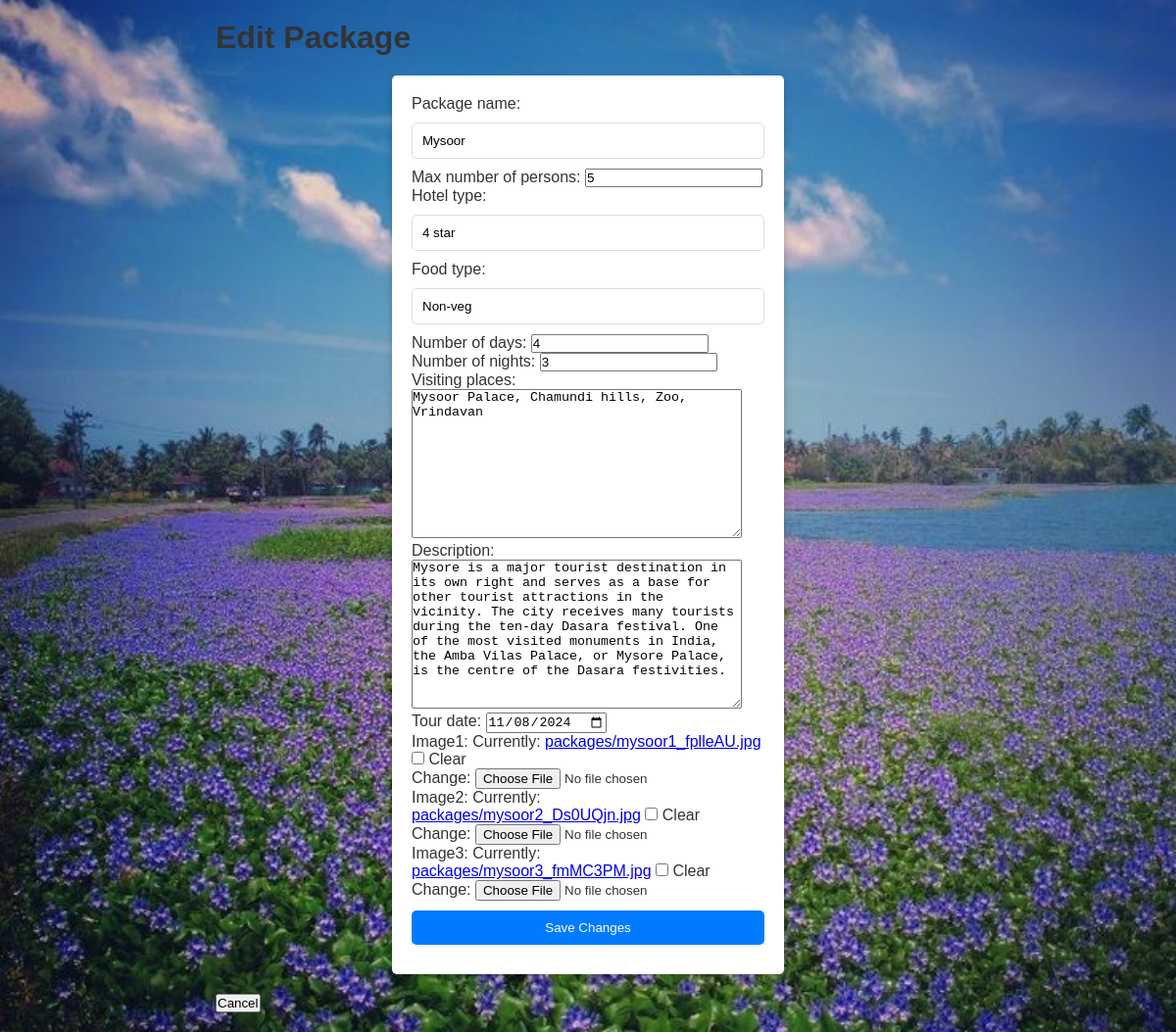
The page /edit_package/5/ (signed in) on the database its author committed.
### travelapp/models.py (models this page shows, shortened)
class TravelPackage(models.Model):
    vendor = models.ForeignKey(User, on_delete=models.CASCADE)
    package_name = models.CharField(max_length=100)
    max_number_of_persons = models.IntegerField()
    hotel_type = models.CharField(max_length=50)
    food_type = models.CharField(max_length=50)
    number_of_days = models.IntegerField()
    number_of_nights = models.IntegerField()
    visiting_places = models.TextField()
    description = models.TextField()
    tour_date = models.DateField()
    is_approved = models.BooleanField(default=False)
    image1 = models.ImageField(upload_to='packages/', null=True, blank=True)
    image2 = models.ImageField(upload_to='packages/', null=True, blank=True)
    image3 = models.ImageField(upload_to='packages/', null=True, blank=True)

### travelapp/views.py (the view)
# urls.py: path('edit_package/<int:package_id>/', views.edit_package, name='edit_package'),
@login_required
def edit_package(request, package_id):
    package = get_object_or_404(TravelPackage, id=package_id, vendor=request.user)
    form = TravelPackageForm(request.POST or None, request.FILES or None, instance=package)
    if form.is_valid():
        form.save()
        messages.success(request, "Package updated successfully.")
        return redirect('vendor_home')
    return render(request, 'edit_package.html', {'form': form, 'package': package})

### travelapp/forms.py
class TravelPackageForm(forms.ModelForm):
    class Meta:
        model = TravelPackage
        fields = [
            'package_name', 'max_number_of_persons', 'hotel_type',
            'food_type', 'number_of_days', 'number_of_nights',
            'visiting_places', 'description', 'tour_date',
            'image1', 'image2', 'image3'
        ]
        widgets = {
            'tour_date': forms.DateInput(attrs={'type': 'date'}),
        }
    def __init__(self, *args, **kwargs):
        super().__init__(*args, **kwargs)
        self.fields['package_name'].required = False  # Make 'package_name' optional in the form
        self.fields['tour_date'].required = False

### travelapp/templates/edit_package.html (shortened to what this page needs)
{% extends "base.html" %}
{% block content %}
    <h1>Edit Package</h1>
    <form method="post" enctype="multipart/form-data">
        {{ form.as_p }}
        <button type="submit">Save Changes</button>
    </form>
    <button onclick="window.location.href='{% url 'vendor_home' %}'">Cancel</button>
{% endblock %}

### static/css/style.css (style rules this page uses)
* { margin: 0; padding: 0; box-sizing: border-box; }
body { background-image: url('../images/wallpaper.jpg'); background-size: cover; background-position: center; background-repeat: no-repeat; background-attachment: fixed; color: #fff; font-family: Arial, sans-serif; background-color: #f9f9f9; color: #333; }
form { max-width: 400px; margin: 20px auto; padding: 20px; background: #fff; border-radius: 5px; box-shadow: 0 4px 8px rgba(0, 0, 0, 0.2); }
form input[type="text"], form input[type="email"], form input[type="password"], form button { width: 100%; padding: 10px; margin: 10px 0; border: 1px solid #ddd; border-radius: 5px; }
form button { background-color: #007bff; color: #fff; border: none; }

### rows shown on the page
TravelPackage: package_name "Mysoor", max_number_of_persons "5", hotel_type "4 star", food_type "Non-veg", number_of_days "4", number_of_nights "3", visiting_places "Mysoor Palace, Chamundi hills, Zoo, Vrindavan", description "Mysore is a major tourist destination in its own right and serves as a base for other tourist attractions in the vicinity. The city receives many tourists during the ten-day Dasara festival. One of the most visited monuments in India, the Amba Vilas Palace, or Mysore Palace, is the centre of the Dasara festivities.", tour_date "11/08/2024"
